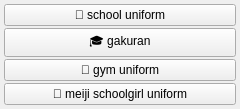
<?xml version="1.0" encoding="UTF-8"?>
<ui version="4.0">
 <class>clothes_school_uniform_menu</class>
 <widget class="QWidget" name="clothes_school_uniform_menu">
  <property name="geometry">
   <rect><x>0</x><y>0</y><width>240</width><height>60</height></rect>
  </property>
  <layout class="QGridLayout" name="grid">
   <property name="leftMargin"><number>4</number></property>
   <property name="topMargin"><number>4</number></property>
   <property name="rightMargin"><number>4</number></property>
   <property name="bottomMargin"><number>4</number></property>
   <property name="horizontalSpacing"><number>2</number></property>
   <property name="verticalSpacing"><number>2</number></property>
   <item row="0" column="0">
    <widget class="QPushButton" name="chk_school_uniform">
     <property name="checkable"><bool>true</bool></property>
     <property name="text"><string>🎒 school uniform</string></property>
     <property name="tags" stdset="0"><string>school uniform</string></property>
     <property name="group" stdset="0"><string>school_uniform</string></property>
    </widget>
   </item>
   <item row="1" column="0">
    <widget class="QPushButton" name="chk_gakuran">
     <property name="checkable"><bool>true</bool></property>
     <property name="text"><string>🎓 gakuran</string></property>
     <property name="tags" stdset="0"><string>gakuran</string></property>
     <property name="group" stdset="0"><string>school_uniform</string></property>
    </widget>
   </item>
   <item row="2" column="0">
    <widget class="QPushButton" name="chk_gym_uniform">
     <property name="checkable"><bool>true</bool></property>
     <property name="text"><string>🏃 gym uniform</string></property>
     <property name="tags" stdset="0"><string>gym uniform</string></property>
     <property name="group" stdset="0"><string>school_uniform</string></property>
    </widget>
   </item>
   <item row="3" column="0">
    <widget class="QPushButton" name="chk_meiji_schoolgirl_uniform">
     <property name="checkable"><bool>true</bool></property>
     <property name="text"><string>🎎 meiji schoolgirl uniform</string></property>
     <property name="tags" stdset="0"><string>meiji schoolgirl uniform</string></property>
     <property name="group" stdset="0"><string>school_uniform</string></property>
    </widget>
   </item>
  </layout>
 </widget>
 <resources/>
 <connections/>
</ui>
